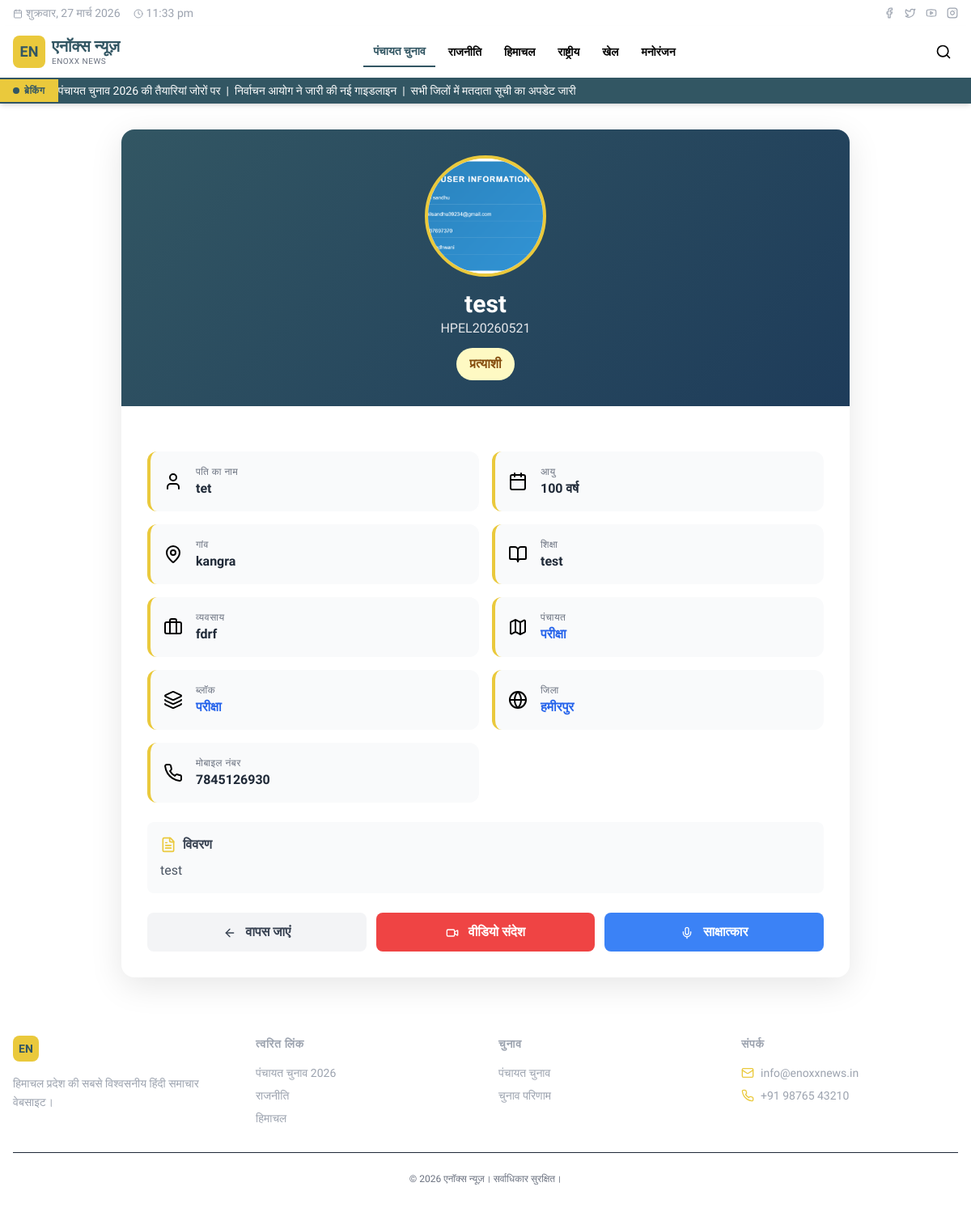
The page /seed_data.php?candidate=hamirpur-test-test-sahil-sandhu on the database its author committed.
### tables this page shows
CREATE TABLE `candidates` (
  `id` int(11) NOT NULL,
  `candidate_id` varchar(50) NOT NULL,
  `district_id` int(11) NOT NULL,
  `jila_parishad_pradhan` enum('jila_parishad','pradhan') DEFAULT NULL,
  `jila_parishad_id` int(11) DEFAULT NULL,
  `block_id` int(11) NOT NULL,
  `panchayat_id` int(11) NOT NULL,
  `village` varchar(100) NOT NULL,
  `candidate_name_hi` varchar(100) NOT NULL,
  `candidate_name_en` varchar(100) NOT NULL,
  `relation_type` enum('father','husband') NOT NULL,
  `relation_name` varchar(100) NOT NULL,
  `gender` enum('Male','Female','Other') NOT NULL,
  `age` int(11) NOT NULL,
  `education` varchar(200) DEFAULT NULL,
  `profession` varchar(100) DEFAULT NULL,
  `short_notes_hi` text DEFAULT NULL,
  `bio_hi` text DEFAULT NULL,
  `bio_en` text DEFAULT NULL,
  `slug` varchar(500) NOT NULL,
  `photo_url` varchar(500) DEFAULT NULL,
  `video_message_url` varchar(500) DEFAULT NULL,
  `interview_video_url` varchar(500) DEFAULT NULL,
  `mobile_number` varchar(15) DEFAULT NULL,
  `whatsapp_number` varchar(15) DEFAULT NULL,
  `email` varchar(100) DEFAULT NULL,
  `facebook_url` varchar(500) DEFAULT NULL,
  `twitter_url` varchar(500) DEFAULT NULL,
  `instagram_url` varchar(500) DEFAULT NULL,
  `status` enum('contesting','leading','winner','runner_up','withdrawn') DEFAULT 'contesting',
  `approval_status` enum('pending','approved','rejected') DEFAULT 'pending',
  `views` int(11) DEFAULT 0,
  `featured` tinyint(1) DEFAULT 0,
  `created_at` timestamp NOT NULL DEFAULT current_timestamp(),
  `updated_at` timestamp NOT NULL DEFAULT current_timestamp() ON UPDATE current_timestamp(),
  `created_by` int(11) DEFAULT NULL,
  `whatsapp_verified` tinyint(1) DEFAULT 0,
  `photo_hidden` tinyint(1) DEFAULT 1,
  `verification_code` varchar(6) DEFAULT NULL,
  `verification_expiry` datetime DEFAULT NULL
);

CREATE TABLE `panchayats` (
  `id` int(11) NOT NULL,
  `block_id` int(11) NOT NULL,
  `panchayat_name` varchar(100) NOT NULL,
  `panchayat_name_hi` varchar(100) NOT NULL,
  `slug` varchar(100) NOT NULL,
  `status` enum('existing','proposed') DEFAULT 'existing',
  `description` text DEFAULT NULL,
  `meta_title` varchar(200) DEFAULT NULL,
  `meta_description` text DEFAULT NULL,
  `created_at` timestamp NOT NULL DEFAULT current_timestamp(),
  `updated_at` timestamp NOT NULL DEFAULT current_timestamp() ON UPDATE current_timestamp()
);

CREATE TABLE `blocks` (
  `id` int(11) NOT NULL,
  `district_id` int(11) NOT NULL,
  `jila_parishad_id` int(11) NOT NULL,
  `block_name` varchar(100) NOT NULL,
  `block_name_hi` varchar(100) NOT NULL,
  `jila_parishad_pradhan` enum('jila_parishad','pradhan') DEFAULT NULL,
  `slug` varchar(100) NOT NULL,
  `description` text DEFAULT NULL,
  `meta_title` varchar(200) DEFAULT NULL,
  `meta_description` text DEFAULT NULL,
  `created_at` timestamp NOT NULL DEFAULT current_timestamp(),
  `updated_at` timestamp NOT NULL DEFAULT current_timestamp() ON UPDATE current_timestamp()
);

CREATE TABLE `districts` (
  `id` int(11) NOT NULL,
  `district_name` varchar(100) NOT NULL,
  `district_name_hi` varchar(100) NOT NULL,
  `slug` varchar(100) NOT NULL,
  `description` text DEFAULT NULL,
  `meta_title` varchar(200) DEFAULT NULL,
  `meta_description` text DEFAULT NULL,
  `created_at` timestamp NOT NULL DEFAULT current_timestamp(),
  `updated_at` timestamp NOT NULL DEFAULT current_timestamp() ON UPDATE current_timestamp()
);

### seed_data.php (the view, shortened to what the rows shown need)
 <?php
require_once 'config.php';
function getHindi($hi, $en) {
    return !empty($hi) ? $hi : $en;
}
function getImageUrl($photo_url) {
    $uploadPath = 'uploads/' . $photo_url;
    if (file_exists($uploadPath)) {
        return $uploadPath . '?t=' . time();
    }
    return null;
}
$candidate_slug = isset($_GET['candidate']) ? $_GET['candidate'] : '';
$view_candidate = null;
if ($candidate_slug) {
    try {
        $candidateStmt = $pdo->prepare("
            SELECT c.*,
                   d.district_name, d.district_name_hi, d.slug as district_slug,
                   b.block_name, b.block_name_hi, b.slug as block_slug,
                   p.panchayat_name, p.panchayat_name_hi, p.slug as panchayat_slug
            FROM candidates c
            LEFT JOIN districts d ON c.district_id = d.id
            LEFT JOIN blocks b ON c.block_id = b.id
            LEFT JOIN panchayats p ON c.panchayat_id = p.id
            WHERE c.slug = ?
        ");
        $candidateStmt->execute([$candidate_slug]);
        $view_candidate = $candidateStmt->fetch();
    } catch (Exception $e) {
    }
}
?>
<!DOCTYPE html>
<html lang="hi" class="h-full">
<head>
    <script src="https://cdn.tailwindcss.com/3.4.17"></script>
</head>
<body class="bg-portal-light">
    <div id="app-wrapper" class="w-full min-h-screen overflow-auto flex flex-col">
        <header class="bg-white shadow-md sticky top-0 z-40">
            <div class="max-w-7xl mx-auto px-4">
                <div class="flex items-center justify-between py-3">
                    <div class="flex items-center gap-2 cursor-pointer" onclick="window.location.href='fix.php'">
                        <div>
                            <h1 class="text-xl font-extrabold text-portal-black leading-tight" style="font-family:'Tiro Devanagari Hindi',serif;color:#325663">एनॉक्स न्यूज़</h1>
                        </div>
                    </div>
                </div>
            </div>
        </header>
        <main class="flex-1">
            <?php if ($view_candidate): ?>
            <div class="candidate-detail-container">
                <div class="candidate-detail-header">
                    <?php
                    $hasPhoto = !empty($view_candidate['photo_url']) && file_exists('uploads/' . $view_candidate['photo_url']);
                    $initial = mb_substr(getHindi($view_candidate['candidate_name_hi'], $view_candidate['candidate_name_en']), 0, 1);
                    $imageUrl = getImageUrl($view_candidate['photo_url']);
                    ?>
                    <?php if ($hasPhoto && $imageUrl): ?>
                    <img src="<?php echo $imageUrl; ?>"
                         class="detail-photo-large"
                         onerror="this.onerror=null; this.style.display='none'; this.parentNode.innerHTML='<div class=\'detail-photo-placeholder-large\'>'+'<?php echo $initial; ?>'+'</div>';">
                    <?php else: ?>
                    <div class="detail-photo-placeholder-large"><?php echo $initial; ?></div>
                    <?php endif; ?>
                    <h1 class="text-3xl font-bold mt-4"><?php echo htmlspecialchars(getHindi($view_candidate['candidate_name_hi'], $view_candidate['candidate_name_en'])); ?></h1>
                    <p class="text-gray-200"><?php echo htmlspecialchars($view_candidate['candidate_id']); ?></p>
                    <?php
                    $statusText = [
                        'winner' => 'विजेता',
                        'leading' => 'आगे',
                        'contesting' => 'प्रत्याशी',
                        'runner_up' => 'उपविजेता',
                        'withdrawn' => 'अलग'
                    ][$view_candidate['status']] ?? 'प्रत्याशी';
                    $statusClass = [
                        'winner' => 'bg-green-100 text-green-800',
                        'leading' => 'bg-blue-100 text-blue-800',
                        'contesting' => 'bg-yellow-100 text-yellow-800',
                        'runner_up' => 'bg-gray-100 text-gray-800',
                        'withdrawn' => 'bg-red-100 text-red-800'
                    ][$view_candidate['status']] ?? 'bg-yellow-100 text-yellow-800';
                    ?>
                    <div class="mt-3">
                        <span class="inline-block px-4 py-2 <?php echo $statusClass; ?> font-semibold rounded-full">
                            <?php echo $statusText; ?>
                        </span>
                    </div>
                </div>
                <div class="candidate-detail-body">
                    <div class="info-grid">
                        <div class="info-item">
                            <i data-lucide="user" class="w-6 h-6"></i>
                            <div class="info-content">
                                <div class="info-label"><?php echo $view_candidate['relation_type'] == 'father' ? 'पिता का नाम' : 'पति का नाम'; ?></div>
                                <div class="info-value"><?php echo htmlspecialchars($view_candidate['relation_name']); ?></div>
                            </div>
                        </div>
                        <div class="info-item">
                            <i data-lucide="calendar" class="w-6 h-6"></i>
                            <div class="info-content">
                                <div class="info-label">आयु</div>
                                <div class="info-value"><?php echo $view_candidate['age']; ?> वर्ष</div>
                            </div>
                        </div>
                        <div class="info-item">
                            <i data-lucide="map-pin" class="w-6 h-6"></i>
                            <div class="info-content">
                                <div class="info-label">गांव</div>
                                <div class="info-value"><?php echo htmlspecialchars($view_candidate['village']); ?></div>
                            </div>
                        </div>
                        <?php if (!empty($view_candidate['education'])): ?>
                        <div class="info-item">
                            <i data-lucide="book-open" class="w-6 h-6"></i>
                            <div class="info-content">
                                <div class="info-label">शिक्षा</div>
                                <div class="info-value"><?php echo htmlspecialchars($view_candidate['education']); ?></div>
                            </div>
                        </div>
                        <?php endif; ?>
                        <?php if (!empty($view_candidate['profession'])): ?>
                        <div class="info-item">
                            <i data-lucide="briefcase" class="w-6 h-6"></i>
                            <div class="info-content">
                                <div class="info-label">व्यवसाय</div>
                                <div class="info-value"><?php echo htmlspecialchars($view_candidate['profession']); ?></div>
                            </div>
                        </div>
                        <?php endif; ?>
                        <div class="info-item">
                            <i data-lucide="map" class="w-6 h-6"></i>
                            <div class="info-content">
                                <div class="info-label">पंचायत</div>
                                <div class="info-value">
                                    <a href="fix.php?district=<?php echo $view_candidate['district_slug']; ?>&block=<?php echo $view_candidate['block_slug']; ?>&panchayat=<?php echo $view_candidate['panchayat_slug']; ?>" class="text-blue-600 hover:underline">
                                        <?php echo htmlspecialchars(getHindi($view_candidate['panchayat_name_hi'], $view_candidate['panchayat_name'])); ?>
                                    </a>
                                </div>
                            </div>
                        </div>
                        <div class="info-item">
                            <i data-lucide="layers" class="w-6 h-6"></i>
                            <div class="info-content">
                                <div class="info-label">ब्लॉक</div>
                                <div class="info-value">
                                    <a href="fix.php?district=<?php echo $view_candidate['district_slug']; ?>&block=<?php echo $view_candidate['block_slug']; ?>" class="text-blue-600 hover:underline">
                                        <?php echo htmlspecialchars(getHindi($view_candidate['block_name_hi'], $view_candidate['block_name'])); ?>
                                    </a>
                                </div>
                            </div>
                        </div>
                        <div class="info-item">
                            <i data-lucide="globe" class="w-6 h-6"></i>
                            <div class="info-content">
                                <div class="info-label">जिला</div>
                                <div class="info-value">
                                    <a href="fix.php?district=<?php echo $view_candidate['district_slug']; ?>" class="text-blue-600 hover:underline">
                                        <?php echo htmlspecialchars(getHindi($view_candidate['district_name_hi'], $view_candidate['district_name'])); ?>
                                    </a>
                                </div>
                            </div>
                        </div>
                        <?php if (!empty($view_candidate['mobile_number'])): ?>
                        <div class="info-item">
                            <i data-lucide="phone" class="w-6 h-6"></i>
                            <div class="info-content">
                                <div class="info-label">मोबाइल नंबर</div>
                                <div class="info-value"><?php echo htmlspecialchars($view_candidate['mobile_number']); ?></div>
                            </div>
                        </div>
                        <?php endif; ?>
                    </div>
                    <?php if (!empty($view_candidate['short_notes_hi'])): ?>
                    <div class="mt-6 p-4 bg-gray-50 rounded-lg">
                        <h3 class="font-semibold text-gray-700 mb-2 flex items-center gap-2">
                            <i data-lucide="file-text" class="w-5 h-5 text-[#eac93c]"></i>
                            विवरण
                        </h3>
                        <p class="text-gray-600"><?php echo nl2br(htmlspecialchars($view_candidate['short_notes_hi'])); ?></p>
                    </div>
                    <?php endif; ?>
                    <div class="flex gap-3 mt-6">
                        <a href="javascript:history.back()" class="flex-1 bg-gray-100 hover:bg-gray-200 text-gray-700 font-semibold py-3 px-4 rounded-lg transition text-center">
                            <i data-lucide="arrow-left" class="w-4 h-4 inline mr-2"></i>
                            वापस जाएं
                        </a>
                        <?php if (!empty($view_candidate['video_message_url'])): ?>
                        <a href="<?php echo htmlspecialchars($view_candidate['video_message_url']); ?>" target="_blank" class="flex-1 bg-red-500 hover:bg-red-600 text-white font-semibold py-3 px-4 rounded-lg transition text-center">
                            <i data-lucide="video" class="w-4 h-4 inline mr-2"></i>
                            वीडियो संदेश
                        </a>
                        <?php endif; ?>
                        <?php if (!empty($view_candidate['interview_video_url'])): ?>
                        <a href="<?php echo htmlspecialchars($view_candidate['interview_video_url']); ?>" target="_blank" class="flex-1 bg-blue-500 hover:bg-blue-600 text-white font-semibold py-3 px-4 rounded-lg transition text-center">
                            <i data-lucide="mic" class="w-4 h-4 inline mr-2"></i>
                            साक्षात्कार
                        </a>
                        <?php endif; ?>
                    </div>
                </div>
            </div>
            <?php endif; ?>
        </main>
    </div>
</body>
</html>

### rows shown on the page
candidates: photo_url+candidate_name_hi+candidate_name_en (picture), candidate_name_hi "test", candidate "HPEL20260521", status "प्रत्याशी", relation_name "tet", age "100", village "kangra", education "test", profession "fdrf", panchayat.panchayat_name_hi "परीक्षा", block.block_name_hi "परीक्षा", district.district_name_hi "हमीरपुर", mobile_number "7845126930", short_notes_hi "test"
